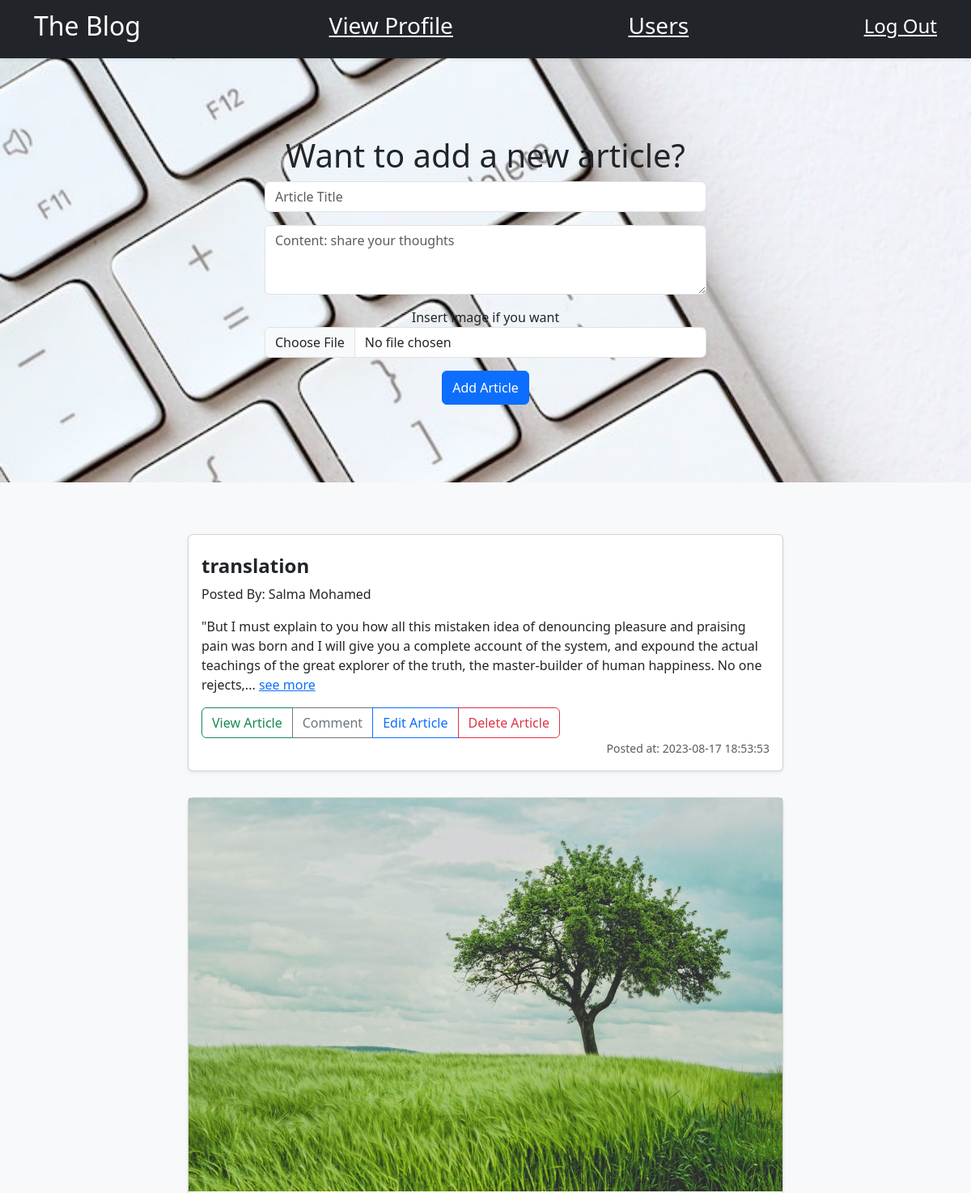
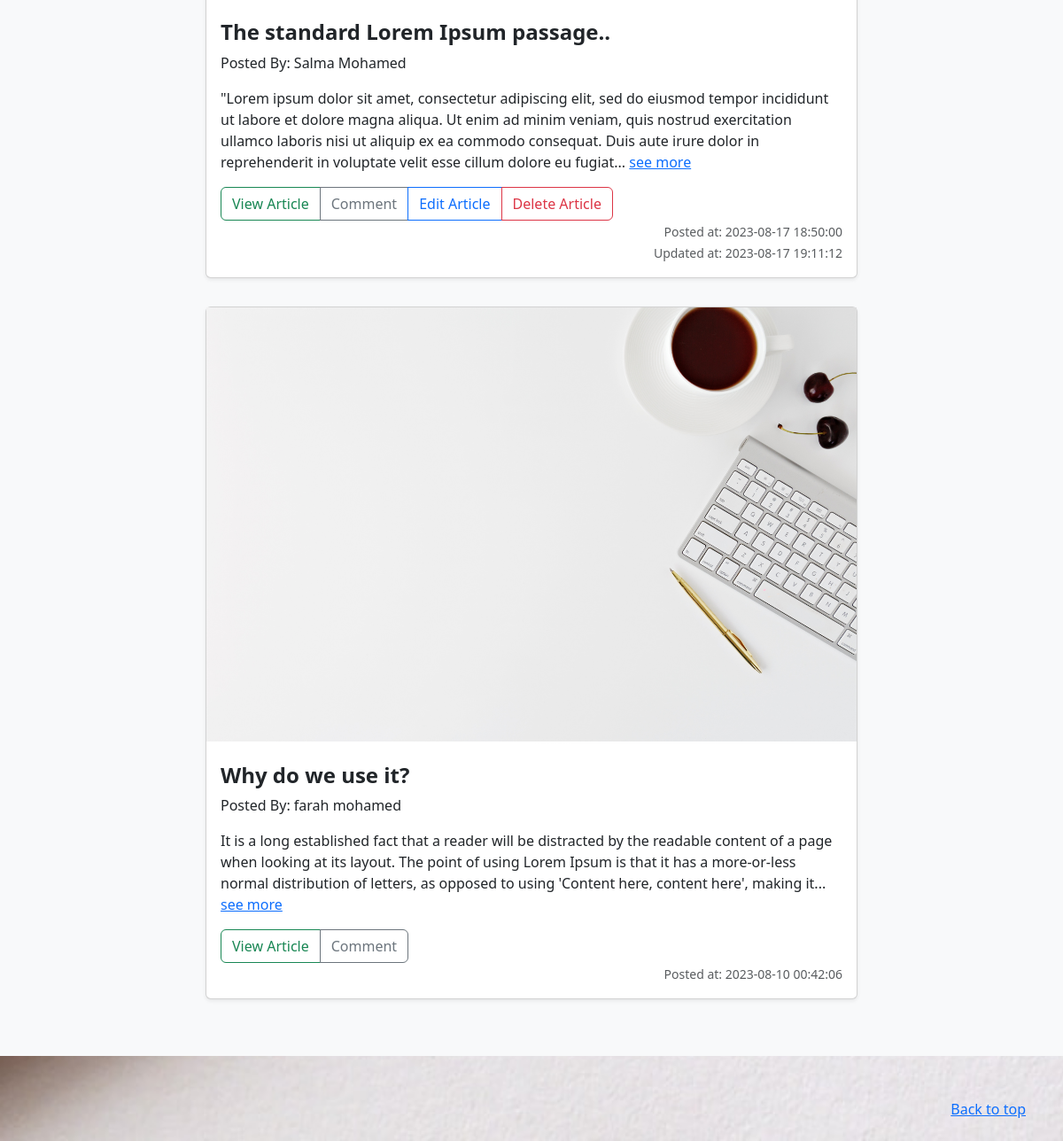
Page /home.php (signed in) on the committed database (2 pictures, top to bottom).
### tables this page shows
CREATE TABLE `articles` (
  `id` int(11) NOT NULL,
  `title` text NOT NULL,
  `content` text NOT NULL,
  `image` varchar(255) DEFAULT NULL,
  `postedAt` datetime NOT NULL,
  `updatedAt` datetime NOT NULL,
  `user_id` int(11) NOT NULL
);

CREATE TABLE `users` (
  `id` int(11) NOT NULL,
  `Fname` varchar(30) NOT NULL,
  `Lname` varchar(30) NOT NULL,
  `email` varchar(50) NOT NULL,
  `password` varchar(255) NOT NULL,
  `registeredTime` datetime NOT NULL,
  `role` enum('user','admin') NOT NULL
);

### User.php (called while the page is built, shortened)
<?php
class User{
    function showAllArticles(){
        $qry = "SELECT * FROM articles ORDER BY postedAt DESC LIMIT 9";
        $connection = mysqli_connect(DB_USER_HOST, DB_USER_NAME, DB_USER_PASSWORD, DB_NAME);
        $res = mysqli_query($connection, $qry);
        $data = mysqli_fetch_all($res);
        return $data;
    }
    function getUserPosted($articleId){
        $qry = "SELECT articles.id, Fname, Lname FROM users JOIN articles
        WHERE users.id = articles.user_id AND articles.id = $articleId";
        $connection = mysqli_connect(DB_USER_HOST, DB_USER_NAME, DB_USER_PASSWORD, DB_NAME);
        $res = mysqli_query($connection, $qry);
        $data = mysqli_fetch_assoc($res);
        return $data;
    }
}

### admin.php (called while the page is built, shortened)
<?php
require_once('User.php');
class Admin extends User{
    function showAllArticles()
    {
        return parent::showAllArticles();
    }
    function getUserPosted($articleId)
    {
        return parent::getUserPosted($articleId);
    }
}

### home.php (the view, shortened to what this page needs)
<?php
require_once('navBar.php');
?>
<link rel="stylesheet" href="navigatingArticlesStyle.css">
<?php
require_once('User.php');
require_once('admin.php');
if (!empty($_SESSION["logged"])) {
  $user = unserialize($_SESSION["logged"]);
}
else {
  $user = unserialize($_SESSION["admin"]);
}
$posts = $user->showAllArticles();
?>
<body>
<main>
  <section class="py-5 text-center container">
    <div class="row py-lg-5">
      <div class="col-lg-6 col-md-8 mx-auto">
        <h1 class="fw-light">Want to add a new article?</h1>
        <form action="manageAddArticle.php" method="POST" enctype="multipart/form-data">
          <div class="mb-3">
            <input type="text" name="title" id="" class="form-control" placeholder="Article Title" aria-describedby="helpId">
          </div>
          <div class="mb-3">
            <textarea class="form-control" name="articleContent" id="" rows="3" placeholder="Content: share your thoughts"></textarea>
          </div>
          <div class="mb-3">
            <label for="">Insert image if you want</label>
            <input type="file" class="form-control" name="image" id="" placeholder="" aria-describedby="fileHelpId">
          </div>
          <button class="btn btn-primary py-2" type="submit">Add Article</button>
        </form>
      </div>
    </div>
  </section>
  <div class="album py-5 bg-body-tertiary">
    <div class="container">
      <div class="row">
        <?php
          foreach ($posts as $article) {
            ?>
            <p>
            <div class="col-8 offset-2">
              <div class="card shadow-sm">
                <?php
                  if($article[3] != null){
                ?>
                  <img src="<?= $article[3]?>" alt="No Image">
                  <?php
                  }
                  ?>
                <div class="card-body">
                  <p class="card-title">
                    <b>
                      <h4><?= $article[1]?></h4>
                    </b>
                    <?php
                    $userPosted = $user->getUserPosted($article[0]);?>
                    <?= "Posted By: ", $userPosted["Fname"], " ", $userPosted["Lname"]?>
                  </p>
                  <?php
                    $words = explode(" ", $article[2]);
                    $firstFewWords = implode(" ", array_slice($words, 0, 50));
                    if(sizeof($words) > 50){
                      $firstFewWords = $firstFewWords. "...";
                    ?>
                      <p class="card-text"><?= $firstFewWords?> <a href="viewArticle.php?id=<?= $article[0] ?>">see more</a></p>
                    <?php
                    }
                    else{
                    ?>
                      <p class="card-text"><?= $firstFewWords?></p>
                    <?php
                      }
                    ?>
                  <div class="d-flex justify-content-between align-items-center">
                    <div class="btn-group">
                      <a href="viewArticle.php?id=<?= $article[0]?>" class="btn btn-outline-success">View Article</a>
                      <a href="viewArticle.php?id=<?= $article[0]?>&userID=<?= $user->id?> " class="btn btn-outline-secondary">Comment</a>
                    <?php
                        if($user->id == $article[6]){
                    ?>
                        <a href="editArticle.php?id=<?= $article[0]?> " class="btn btn-outline-primary">Edit Article</a>
                        <a href="manageDeleteArticle.php?id=<?= $article[0]?> " class="btn btn-outline-danger">Delete Article</a>
                        <?php
                        }
                        ?>
                      </div>
                    </div>
                    <div class="text-end">
                    <small class="text-body-secondary"> Posted at: <?= $article[4]?></small>
                    <?php
                      if($article[4] != $article[5]){
                        ?>
                        <br>
                          <small class="text-body-secondary"> Updated at: <?= $article[5]?></small>
                    <?php
                      }
                    ?>
                    </div>
                </div>
              </div>
            </div>
            </p>
          <?php
          }
        ?>
      </div>
    </div>
  </div>
</main>
<footer class="text-body-secondary py-5">
  <div class="container">
    <p class="float-end mb-1">
      <a href="#">Back to top</a>
    </p>
  </div>
</footer>
    </body>
</html>

### navbar.php (shortened to what this page needs)
<!DOCTYPE html>
<?php
require_once('headerStyles.php');
?>
<html lang="en">
<header data-bs-theme="dark">
  <div class="navbar navbar-dark bg-dark shadow-sm">
    <div class="container">
          <a href="home.php" class="navbar-brand d-flex align-items-center">
          <strong>
            <h2>The Blog</h2>
          </strong>
          <a href="profile.php" class="text-white">
            <h3>View Profile</h3>
          </a>
          <?php
          if (!empty($_SESSION["admin"])) {
          ?>
            <a href="showUsers.php" class="text-white">
              <h3>Users</h3>
            </a>
          <?php
          }
          ?>
          <a href="manageLogOut.php" class="text-white">
            <h4>Log Out</h4>
          </a>
          </a>
    </div>
  </div>
</header>
<body>
</body>
</html>

### headerStyles.php (shortened to what this page needs)
<!doctype html>
<html lang="en" data-bs-theme="auto">
  <head><script src="assets/js/color-modes.js"></script>
<link href="assets/dist/css/bootstrap.min.css" rel="stylesheet">
    <link href="sign-in.css" rel="stylesheet">
  </head>

### sign-in.css (style rules this page uses)
html, body { height: 100%; }

### headerStyles.php (style rules this page uses)
body { background-image: url('imgs/writing.jpg'); background-size: cover; }

### rows in the picture
articles: title "translation", user.Fname "Salma", user.Lname "Mohamed", firstFewWords "\"But I must explain to you how all this mistaken idea of denouncing pleasure and praising pain was born and I will give you a complete account of the system, and expound the actual teachings of the great explorer of the truth, the master-builder of human happiness. No one rejects,...", postedAt "2023-08-17 18:53:53"
articles: image (picture), title "The standard Lorem Ipsum passage..", user.Fname "Salma", user.Lname "Mohamed", firstFewWords "\"Lorem ipsum dolor sit amet, consectetur adipiscing elit, sed do eiusmod tempor incididunt ut labore et dolore magna aliqua. Ut enim ad minim veniam, quis nostrud exercitation ullamco laboris nisi ut aliquip ex ea commodo consequat. Duis aute irure dolor in reprehenderit in voluptate velit esse cillum dolore eu fugiat...", postedAt "2023-08-17 18:50:00", updatedAt "2023-08-17 19:11:12"
articles: image (picture), user.Fname "farah", user.Lname "mohamed", firstFewWords "It is a long established fact that a reader will be distracted by the readable content of a page when looking at its layout. The point of using Lorem Ipsum is that it has a more-or-less normal distribution of letters, as opposed to using 'Content here, content here', making it...", postedAt "2023-08-10 00:42:06"
